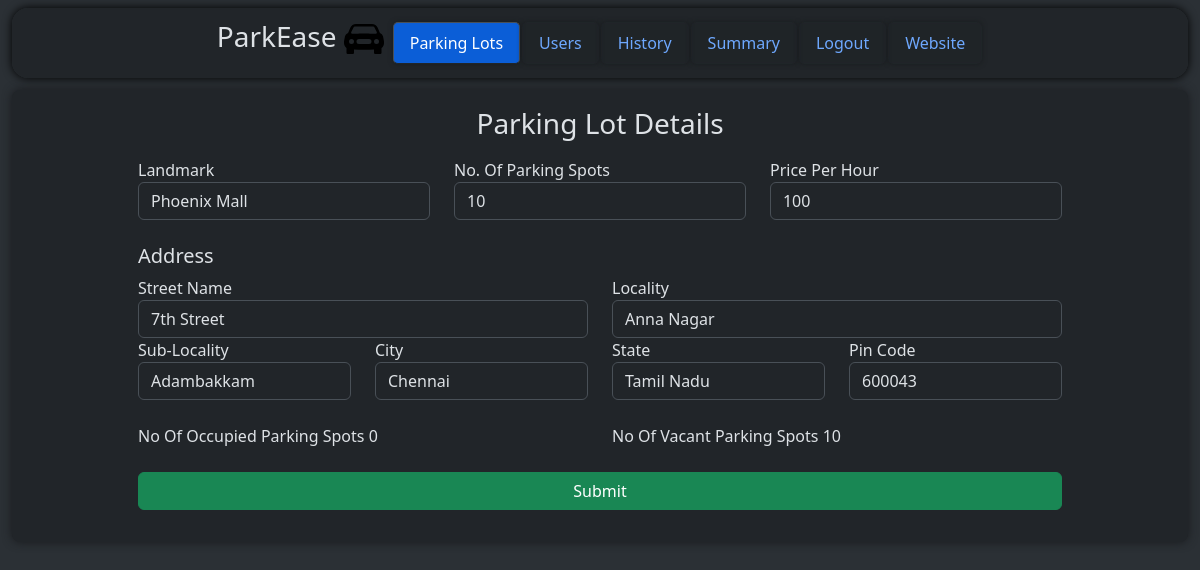
The page /admin/dashboard/action (signed in) on the database as committed earlier.
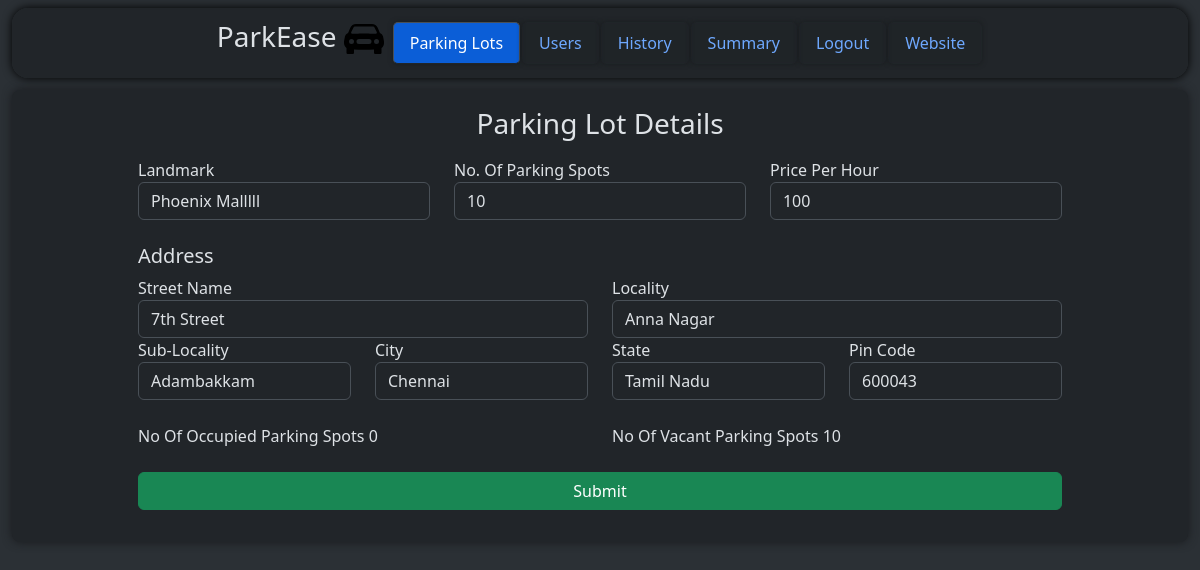
The same page on the database as committed later.
### models/parkingInfo.py (models this page shows, shortened)
class ParkingLot(db.Model) :
    __tablename__ = "parkinglot"
    id = db.Column(db.Integer, primary_key = True, autoincrement = True)
    landmark = db.Column(db.String)
    noOfParkingSpots = db.Column(db.Integer)
    pricePerHr = db.Column(db.Integer)
    addressId = db.Column(db.Integer, db.ForeignKey("address.id"))
    address = db.relationship("Address", uselist = False, backref = "parkingLot") #parking lot and address is 1 - 1
    parkingSpots = db.relationship("ParkingSpot", backref = "parkingLot") #parking lot and parking spot is 1 - M

### controllers/adminDashboard.py (the view, shortened to what this page needs)
@adminbp.route("/dashboard/action", methods = ["GET", "POST"])
def parkingLotAction() :
    id = session.get("id")
    action = session.get("action")
    if id is not None :
        parkingLot = getParkingLot(id)
    else :
        address = Address(streetName = "", locality = "", subLocality = "", city = "", state = "", pinCode = "")
        parkingLot = ParkingLot(landmark = "", noOfParkingSpots = 0, pricePerHr = 0)
        parkingLot.address = address
    noOfOccupiedParkingSpots = len((db.session.execute(db.select(ParkingSpot).filter_by(status = True, parkingLotId = id)).scalars().all()))
    noOfVacantParkingSpots = len((db.session.execute(db.select(ParkingSpot).filter_by(status = False, parkingLotId = id)).scalars().all()))
    if request.method == "GET" :
        return render_template("admin/parkingLotAction.html", action = action, pl = parkingLot, noops = noOfOccupiedParkingSpots, novps = noOfVacantParkingSpots)

### controllers/adminDashboard.py (called while the page is built)
@adminbp.before_request
def restrict() :
    if session.get("type") != "admin" :
        return redirect(url_for("general.signIn"))

def getParkingLot(id) :
    return db.session.execute(db.select(ParkingLot).filter_by(id = id)).scalars().first()

### templates/admin/parkingLotAction.html (shortened to what the changed rows need)
<!DOCTYPE html>
<html class = "h-100" data-bs-theme = "dark">
    <head>
        <link rel = "stylesheet" href = "/static/bootstrap/css/bootstrap.min.css"/>
        <link rel = "stylesheet" href = "/static/css/style.css"/>
    </head>
    <body class = "h-100">
        <div class = "container-fluid bg-body-tertiary min-vh-100">
            <div class = "rounded-3 container-fluid bg-body p-2 overflow-auto margin-top" style = "height: 80%; width: 100%; box-shadow: 0 0 10px rgb(24, 26, 29);">
                <div class = "container-fluid d-flex justify-content-center align-items-center" style = "width: 90%; height: 100%;">
                    <form method = "POST" action = "/admin/dashboard/action" style = "width: 1000%; height: 100%;">
                        <div class = "row row-cols-1 row-cols-sm-1 row-cols-md-2 row-cols-lg-2 row-cols-xl-3 row-cols-xxl-3 px-5">
                            <div class = "col">
                                <label>
                                    Landmark
                                </label>
                                <input type = "text" name = "la" value = "{{ pl.landmark }}" class = "form-control" style = "width: 100%" {% if action == "details" %} readonly {% endif %}/>
                            </div>
                            <div class = "col">
                                <label>
                                    No. Of Parking Spots
                                </label>
                                <input type = "text" name = "nps" value = "{{ pl.noOfParkingSpots }}" class = "form-control" style = "width: 100%" {% if action == "details" %} readonly {% endif %}/>
                            </div>
                            <div class = "col">
                                <label>
                                    Price Per Hour
                                </label>
                                <input type = "text" name = "pph" value = "{{ pl.pricePerHr }}" class = "form-control" style = "width: 100%" {% if action == "details" %} readonly {% endif %}/>
                            </div>
                        </div>
                        <br/>
                        <br/>
                        <br/>
                        <br/>
                    </form>
                </div>
            </div>
        </div>
    </body>
</html>

Rows that differ between the two databases and show on the page:
changed ParkingLot: la "Phoenix Mall" → "Phoenix Malllll"
